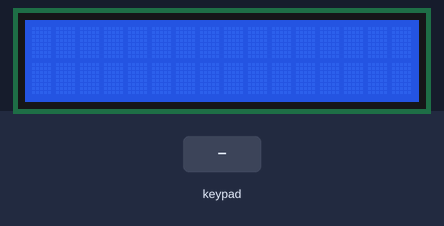
The sketch below on a simulated Arduino Mega 2560, built with avr-gcc and run on an emulated ATmega2560. Parts: 16×2 character LCD. Inputs (shaded band) come from the test bench.

Above: at 1.2 s.
1.3 s: keypad keys 2 2 2 4 2 6 2 8 * pressed 0.4 s apart
At 5.0 s:
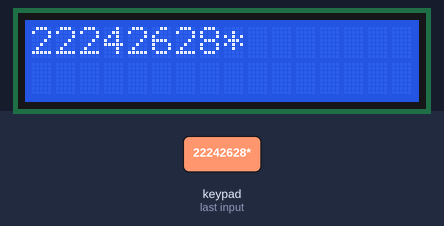
6.4 s: key '/' pressed
At 6.45 s:
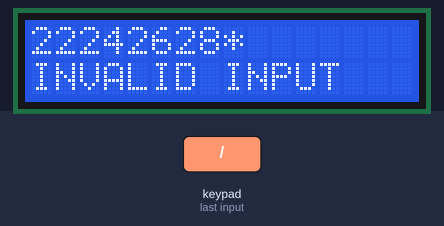
8.0 s: key '7' pressed
At 8.9 s:
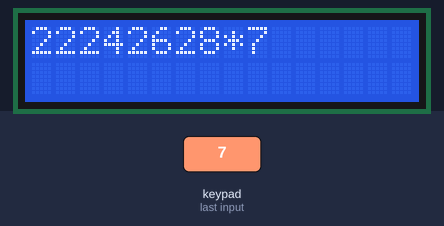
9.5 s: keypad keys 2 2 2 4 2 6 2 8 pressed 0.4 s apart
At 12.5 s:
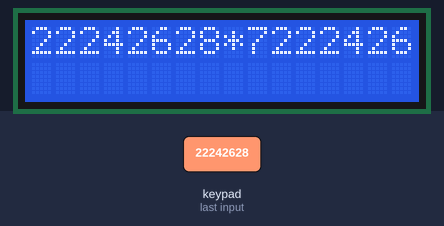
14.2 s: key 'c' pressed
At 14.9 s:
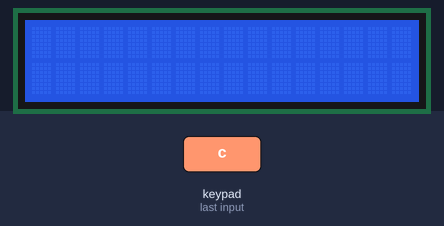
15.7 s: keypad keys 2 2 2 4 2 6 2 8 = pressed 0.4 s apart
At 19.5 s:
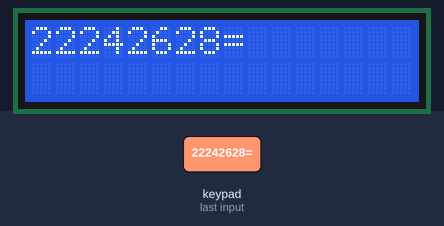
Timing chart, 0 to 21.0 s (numbered marks = the images above; inputs shaded):
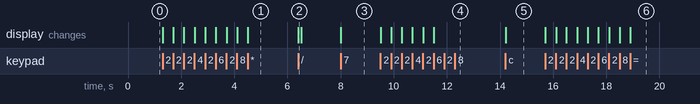

Measured:
- after the input at 1.3 s, the display: first changes at once (image 1 shows a later state)
- after the input at 6.4 s, the display: changes at once (image 2)
- after the input at 8.0 s, the display: changes at once (image 3)
- after the input at 9.5 s, the display: first changes at once (image 4 shows a later state)
- after the input at 14.2 s, the display: changes at once (image 5)
- after the input at 15.7 s, the display: first changes at once (image 6 shows a later state)

The sketch:

part3.ino
```cpp
#include <LiquidCrystal.h>
#include <Keypad.h>

// initialize the LCD library with the numbers of the interface pins
LiquidCrystal lcd(13, 12, 11, 10, 9, 8);
// initialize the KEYPAD library with the numbers of the interface pins
const int ROW_NUM = 4; //four rows
const int COLUMN_NUM = 4; //three columns
static const uint8_t ANALOG_PINS[] = {A0,A1,A2,A3,A4,A5,A6,A7,A8};
//DEFINE KEYPAD BUTTONS
char keys[ROW_NUM][COLUMN_NUM] = {
  {'7','8','9', '/'},
  {'4','5','6', '*'},
  {'1','2','3', '-'},
  {'c','0','=', '+'}
};
//DEFINE KEYPAD CONNECTED PORTS
byte pin_rows[ROW_NUM] = {22, 24, 26, 28}; //connect to the row pinouts of the keypad
byte pin_column[COLUMN_NUM] = {18, 19, 20, 21}; //connect to the column pinouts of the keypad
Keypad keypad = Keypad( makeKeymap(keys), pin_rows, pin_column, ROW_NUM, COLUMN_NUM );
// end of initialize

//define inputs and which input
String inputs[3];
char op = NULL;
int i = 0 , no = 0;

void setup() {
  // set up the LCD's number of columns and rows:
  lcd.begin(16, 2);
  //BEGIN SERIAL
  Serial.begin(9600);

}

void loop() {
  //GET CHARACTER OF KEY PRESSED
  char key = keypad.getKey();
  checkKey(key);
}

void checkKey(char key){
  if (key){
    if (key == 'c')
      clearLCD();
    else if (isDigit(key)){
      inputs[no] += key;
      lcd.setCursor(i++,0);
      lcd.print(key);
    }
    else if (key == '=' and op != NULL){
      int result = calculate(inputs[0],inputs[1],op);
      lcd.setCursor(0,1);
      lcd.print(result);
    }
    else if (op == NULL){
      op = key;
      no ++;
      lcd.setCursor(i++,0);
      lcd.print(key);
    }
    else{
      lcd.setCursor(0,1);
      lcd.print("INVALID INPUT");
      delay(100);
      lcd.setCursor(0,1);
      lcd.print("                ");
    }


  }

}

unsigned long calculate(String input1, String input2, char operat){
  unsigned long in1 = ( unsigned long ) (input1.toInt());
  unsigned long in2 = ( unsigned long ) (input2.toInt());
  switch (operat){
    case '+':
      return in1 + in2;
      break;
    case '-':
      return in1 - in2;
      break;
    case '*':
      return in1 * in2;
      break;
    case '/':
      return in1 / in2;
      break;

  }
}

void clearLCD(){
  lcd.clear();
  inputs[0] = "";
  inputs[1] = "";
  no = 0;
  i = 0;
  op = NULL;
}
```
